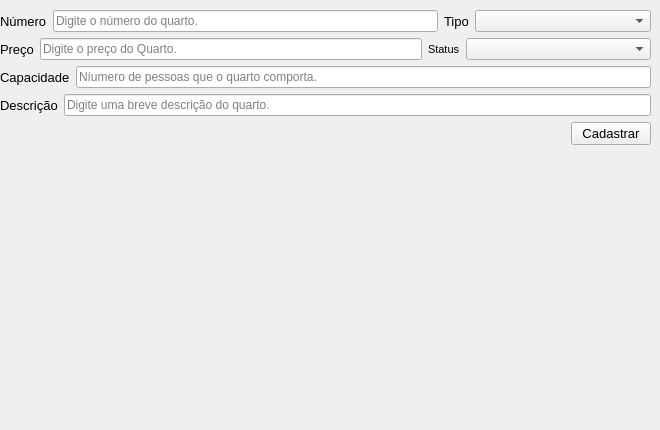
      <widget class="QWidget" name="page_20">
       <widget class="QWidget" name="layoutWidget">
        <property name="geometry">
         <rect>
          <x>0</x>
          <y>10</y>
          <width>651</width>
          <height>411</height>
         </rect>
        </property>
        <layout class="QVBoxLayout" name="verticalLayout_28">
         <item>
          <layout class="QHBoxLayout" name="horizontalLayout_31">
           <item>
            <widget class="QLabel" name="label_83">
             <property name="font">
              <font>
               <pointsize>10</pointsize>
              </font>
             </property>
             <property name="text">
              <string>Número</string>
             </property>
            </widget>
           </item>
           <item>
            <widget class="QLineEdit" name="linha_numero_quarto">
             <property name="inputMask">
              <string/>
             </property>
             <property name="placeholderText">
              <string>Digite o número do quarto.</string>
             </property>
            </widget>
           </item>
           <item>
            <widget class="QLabel" name="label_84">
             <property name="font">
              <font>
               <pointsize>10</pointsize>
              </font>
             </property>
             <property name="text">
              <string>Tipo</string>
             </property>
            </widget>
           </item>
           <item>
            <widget class="QComboBox" name="combo_tipo">
             <property name="font">
              <font>
               <pointsize>8</pointsize>
              </font>
             </property>
             <property name="placeholderText" stdset="0">
              <string>Selecione o Modelo de Quarto</string>
             </property>
             <item>
              <property name="text">
               <string>Master</string>
              </property>
             </item>
             <item>
              <property name="text">
               <string>Luxo</string>
              </property>
             </item>
             <item>
              <property name="text">
               <string>Suíte</string>
              </property>
             </item>
             <item>
              <property name="text">
               <string>Simples</string>
              </property>
             </item>
             <item>
              <property name="text">
               <string>Duplo</string>
              </property>
             </item>
            </widget>
           </item>
          </layout>
         </item>
         <item>
          <layout class="QHBoxLayout" name="horizontalLayout_35">
           <item>
            <widget class="QLabel" name="label_86">
             <property name="font">
              <font>
               <pointsize>10</pointsize>
              </font>
             </property>
             <property name="text">
              <string>Preço</string>
             </property>
            </widget>
           </item>
           <item>
            <widget class="QLineEdit" name="linha_preco">
             <property name="placeholderText">
              <string>Digite o preço do Quarto.</string>
             </property>
            </widget>
           </item>
           <item>
            <widget class="QLabel" name="label_85">
             <property name="maximumSize">
              <size>
               <width>65</width>
               <height>16777215</height>
              </size>
             </property>
             <property name="font">
              <font>
               <pointsize>8</pointsize>
              </font>
             </property>
             <property name="text">
              <string>Status</string>
             </property>
            </widget>
           </item>
           <item>
            <widget class="QComboBox" name="combo_stts">
             <property name="placeholderText" stdset="0">
              <string>Selecione o status do quarto</string>
             </property>
             <item>
              <property name="text">
               <string>Disponível</string>
              </property>
             </item>
             <item>
              <property name="text">
               <string>Ocupado</string>
              </property>
             </item>
             <item>
              <property name="text">
               <string>Em manutenção</string>
              </property>
             </item>
            </widget>
           </item>
          </layout>
         </item>
         <item>
          <layout class="QHBoxLayout" name="horizontalLayout_36">
           <item>
            <widget class="QLabel" name="label_87">
             <property name="font">
              <font>
               <pointsize>10</pointsize>
              </font>
             </property>
             <property name="text">
              <string>Capacidade</string>
             </property>
            </widget>
           </item>
           <item>
            <widget class="QLineEdit" name="linha_capacidade">
             <property name="placeholderText">
              <string>Níumero de pessoas que o quarto comporta.</string>
             </property>
            </widget>
           </item>
          </layout>
         </item>
         <item>
          <layout class="QHBoxLayout" name="horizontalLayout_37">
           <item>
            <widget class="QLabel" name="label_88">
             <property name="font">
              <font>
               <pointsize>10</pointsize>
              </font>
             </property>
             <property name="text">
              <string>Descrição</string>
             </property>
            </widget>
           </item>
           <item>
            <widget class="QLineEdit" name="linha_desc">
             <property name="placeholderText">
              <string>Digite uma breve descrição do quarto.</string>
             </property>
            </widget>
           </item>
          </layout>
         </item>
         <item>
          <layout class="QHBoxLayout" name="horizontalLayout_46">
           <item>
            <spacer name="horizontalSpacer_15">
             <property name="orientation">
              <enum>Qt::Horizontal</enum>
             </property>
             <property name="sizeHint" stdset="0">
              <size>
               <width>40</width>
               <height>20</height>
              </size>
             </property>
            </spacer>
           </item>
           <item>
            <widget class="QPushButton" name="btn_cadastrar_quarto">
             <property name="font">
              <font>
               <pointsize>10</pointsize>
               <weight>50</weight>
               <bold>false</bold>
              </font>
             </property>
             <property name="text">
              <string>Cadastrar</string>
             </property>
            </widget>
           </item>
          </layout>
         </item>
         <item>
          <spacer name="verticalSpacer_25">
           <property name="orientation">
            <enum>Qt::Vertical</enum>
           </property>
           <property name="sizeHint" stdset="0">
            <size>
             <width>20</width>
             <height>40</height>
            </size>
           </property>
          </spacer>
         </item>
        </layout>
       </widget>
      </widget>
